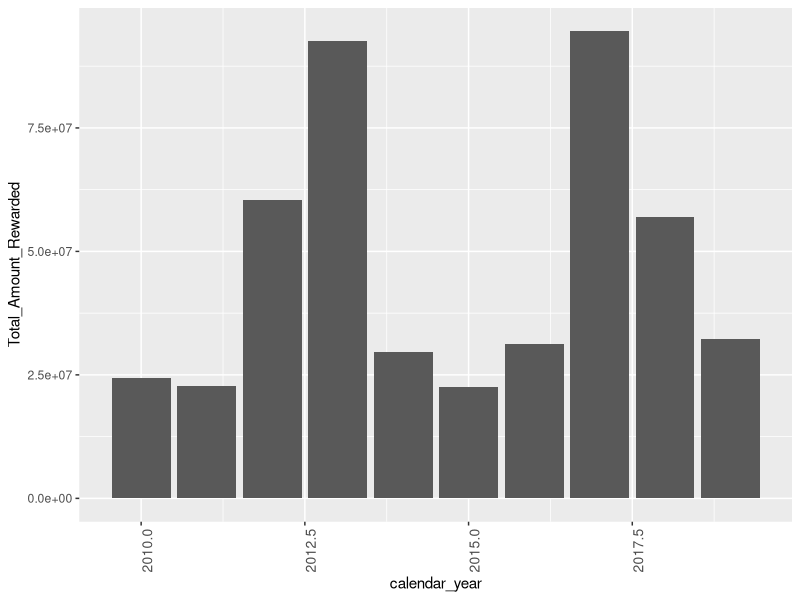

This figure's R source:
## ---- chunk 1
library("dplyr")
library("ggplot2")
## ---- chunk 2
chicagoMisconductPayouts <- read.csv(file = 'chicago_edited.csv')
head(chicagoMisconductPayouts)
## ---- chunk 3
payoutsWithYear <- subset(chicagoMisconductPayouts, select = c("calendar_year", "amount_awarded"))
head(payoutsWithYear)
## ---- chunk 4
summary <- payoutsWithYear %>%
  group_by(calendar_year) %>%
  summarise(Average_Amount_Rewarded = mean(amount_awarded),Total_Amount_Rewarded = sum(amount_awarded), Number_Of_Settlements = n())
summary
## ---- chunk 5
ggplot(data=summary, aes(x=calendar_year, y=Total_Amount_Rewarded)) + 
  geom_bar(stat = "identity") +
  theme(axis.text.x = element_text(angle = 90, size = 10))

